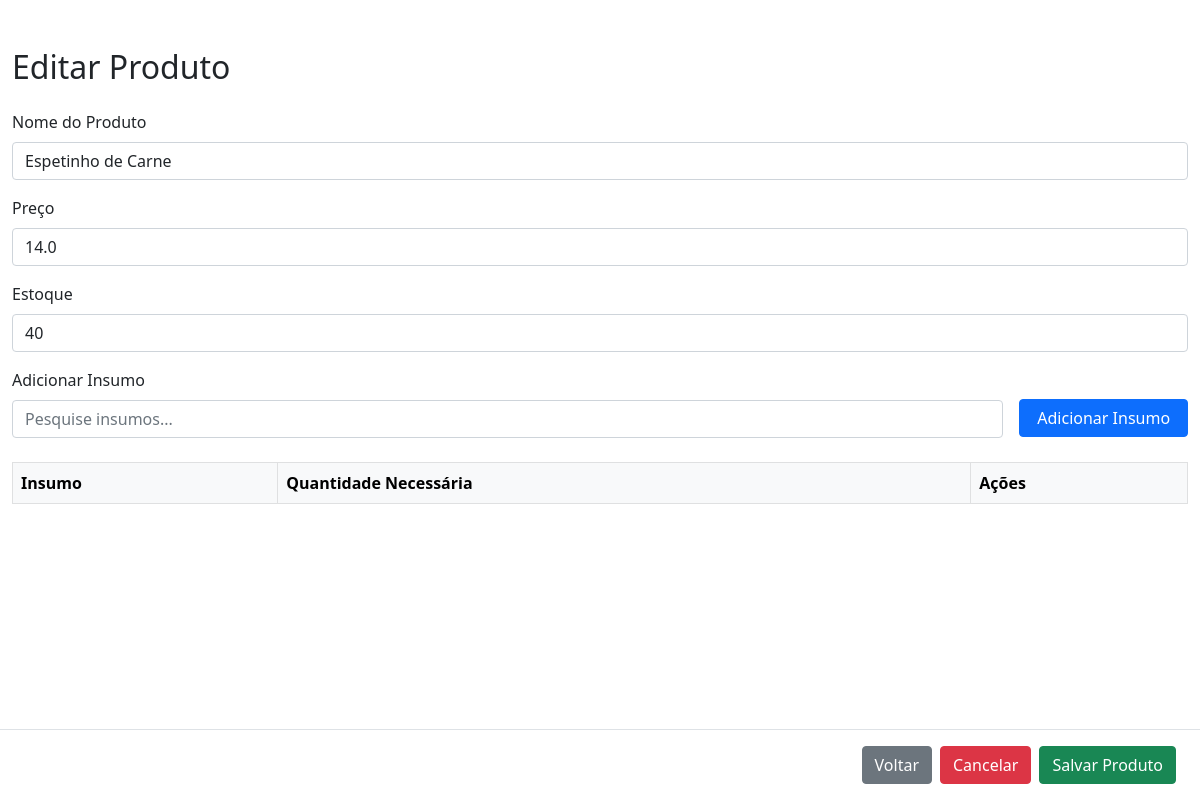
Before: /produto/1 with the older database file.
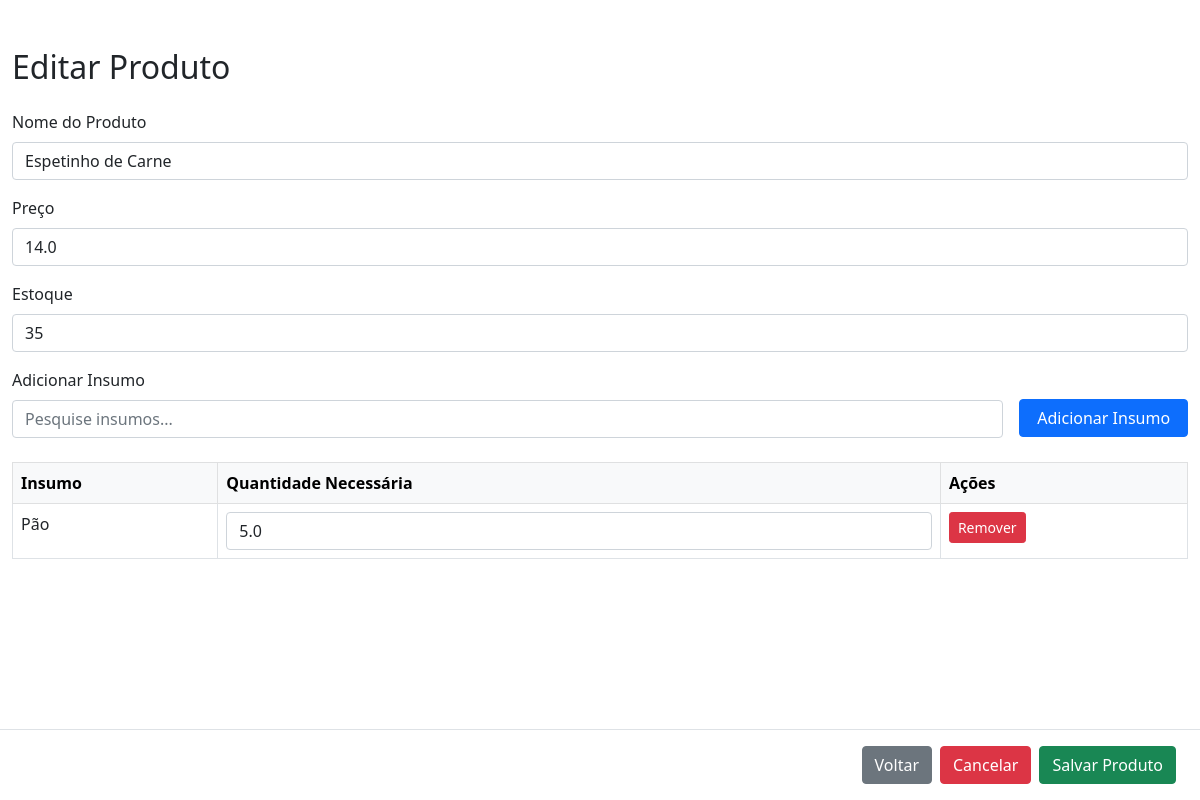
After: the same page with the newer database file.
### app.py (models this page shows)
class Produto(db.Model):
    id = db.Column(db.Integer, primary_key=True)
    nome = db.Column(db.String(100), nullable=False)
    preco = db.Column(db.Float, nullable=False)
    estoque = db.Column(db.Integer, default=0)
    imagem = db.Column(db.String(255))
    itens_venda = db.relationship('ItemVenda', back_populates='produto')

class ProdutoInsumo(db.Model):
    id = db.Column(db.Integer, primary_key=True)
    produto_id = db.Column(db.Integer, db.ForeignKey('produto.id'), nullable=False)
    insumo_id = db.Column(db.Integer, db.ForeignKey('insumo.id'), nullable=False)
    quantidade_necessaria = db.Column(db.Float, nullable=False)
    produto = db.relationship('Produto', backref=db.backref('insumos_associados', cascade='all, delete-orphan'))
    insumo = db.relationship('Insumo', backref=db.backref('produtos_usando', cascade='all, delete-orphan'))

class Insumo(db.Model):
    id = db.Column(db.Integer, primary_key=True)
    nome = db.Column(db.String(100), nullable=False)
    unidade = db.Column(db.String(20), nullable=False)
    quantidade = db.Column(db.Float, nullable=False)
    custo = db.Column(db.Float, nullable=False)

### app.py (the view, shortened to what this page needs)
@app.route('/produto/<int:id>', methods=['GET', 'POST'])
def editar_produto(id):
    produto = Produto.query.get_or_404(id)
    insumos = Insumo.query.all()  # Lista todos os insumos disponíveis
    insumos_associados = ProdutoInsumo.query.filter_by(produto_id=produto.id).all()  # Insumos já associados ao produto
    return render_template('editar_produto.html', produto=produto, insumos=insumos, insumos_associados=insumos_associados)

### templates/editar_produto.html (shortened to what this page needs)
<!DOCTYPE html>
<html lang="pt-br">
<head>
  <link href="https://cdn.jsdelivr.net/npm/bootstrap@5.1.0/dist/css/bootstrap.min.css" rel="stylesheet" />
</head>
<body>
  <div class="container mt-5">
    <h2 class="mb-4">Editar Produto</h2>
    <form method="POST">
      <div class="mb-3">
        <label for="nome" class="form-label">Nome do Produto</label>
        <input type="text" class="form-control" name="nome" id="nome" value="{{ produto.nome }}" required />
      </div>
      <div class="mb-3">
        <label for="preco" class="form-label">Preço</label>
        <input type="number" class="form-control" name="preco" id="preco" value="{{ produto.preco }}" required />
      </div>
      <div class="mb-3">
        <label for="estoque" class="form-label">Estoque</label>
        <input type="number" class="form-control" name="estoque" id="estoque" value="{{ produto.estoque }}" required />
      </div>
      <div class="d-flex mb-3">
        <div class="w-100">
          <label for="insumo-search" class="form-label">Adicionar Insumo</label>
          <input type="text" class="form-control" id="insumo-search" placeholder="Pesquise insumos..." autocomplete="off" />
        </div>
        <div class="d-flex align-items-center ms-3" style="width: 200px; margin-top: 22px;">
          <button type="button" class="btn btn-primary w-100" id="add-insumo">Adicionar Insumo</button>
        </div>
      </div>
      <table class="table table-bordered" id="insumos-table">
        <thead class="table-light">
          <tr>
            <th>Insumo</th>
            <th>Quantidade Necessária</th>
            <th>Ações</th>
          </tr>
        </thead>
        <tbody>
          {% for assoc in insumos_associados %}
          <tr>
            <td>{{ assoc.insumo.nome }}</td>
            <td>
              <input type="number" name="quantidade_necessaria[]" class="form-control" value="{{ assoc.quantidade_necessaria }}" required />
            </td>
            <td>
                <form method="POST" action="{{ url_for('remover_insumo', id=assoc.id) }}" onsubmit="return confirm('Deseja realmente remover este insumo?');">
                  <button type="submit" class="btn btn-danger btn-sm">Remover</button>
                </form>
            </td>
          </tr>
          {% endfor %}
        </tbody>
      </table>
    <div class="fixed-bottom bg-white border-top py-3 px-4 d-flex justify-content-end">
        <a href="{{ url_for('produtos') }}" class="btn btn-secondary me-2">Voltar</a>
        <a href="{{ url_for('produtos') }}" class="btn btn-danger me-2">Cancelar</a>
        <button type="submit" class="btn btn-success">Salvar Produto</button>
    </div>
    </form>
  </div>
</body>
</html>

Changed rows visible on the page:
changed Produto "Espetinho de Carne": estoque "40" → "35"
added ProdutoInsumo: insumo.nome "Pão", quantidade_necessaria "5.0"
